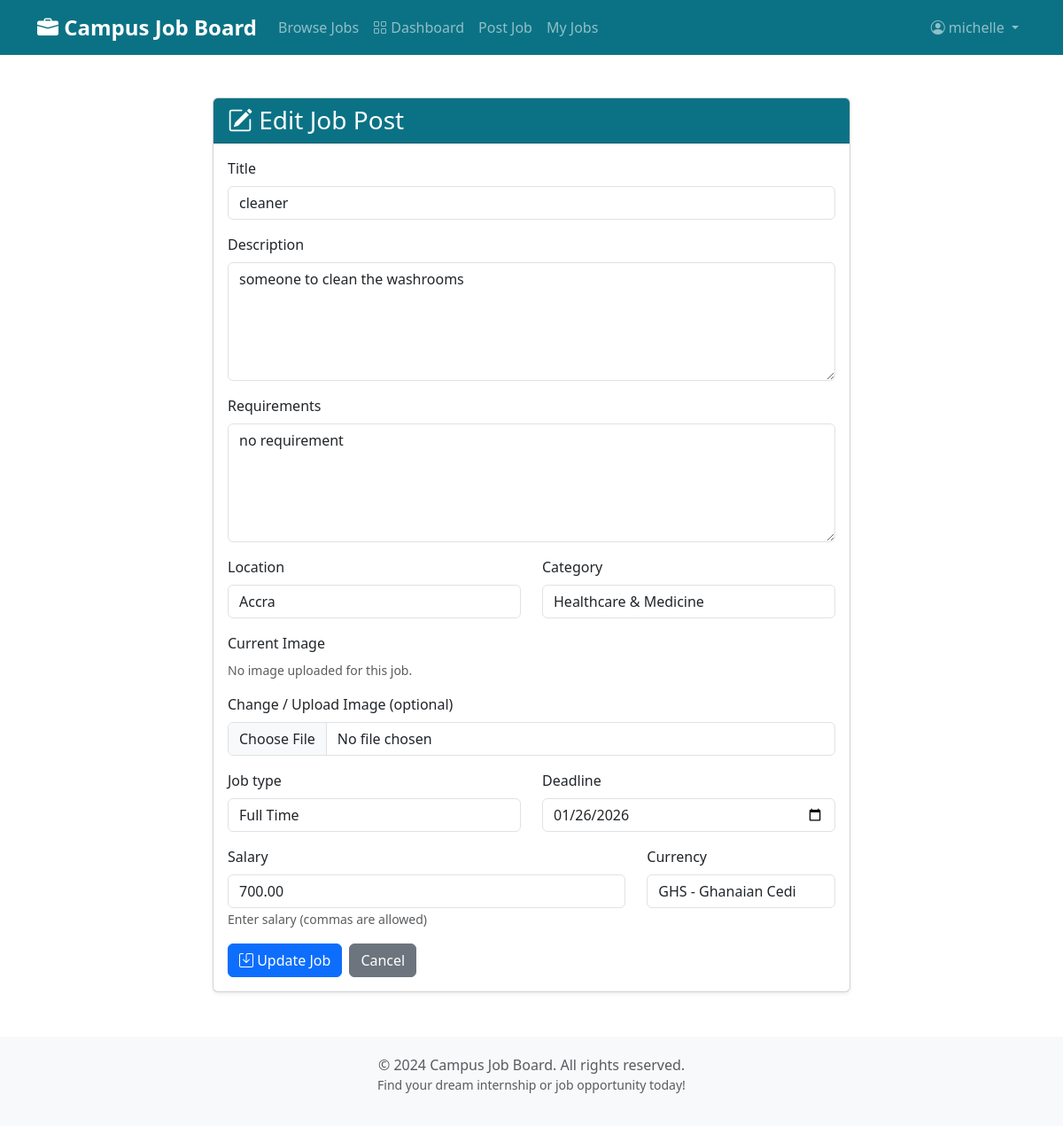
Screenshot of /job/2/edit/ (signed in) with the database file from the repository.
### users/models.py (models this page shows, shortened)
class CustomUser(AbstractUser):
    is_company = models.BooleanField(
        default=False,
        help_text="Designates whether this user is a company/employer")

### jobs/models.py (models this page shows, shortened)
class JobPost(models.Model):
    FULL_TIME = 'FT'
    PART_TIME = 'PT'
    INTERNSHIP = 'INT'
    CONTRACT = 'CON'
    JOB_TYPE_CHOICES = [
        (FULL_TIME, 'Full Time'),
        (PART_TIME, 'Part Time'),
        (INTERNSHIP, 'Internship'),
        (CONTRACT, 'Contract'),
    ]
    IT = 'IT'
    MARKETING = 'MKT'
    FINANCE = 'FIN'
    SALES = 'SLS'
    HR = 'HR'
    ENGINEERING = 'ENG'
    EDUCATION = 'EDU'
    HEALTHCARE = 'HLT'
    MEDIA = 'MED'
    LAW = 'LAW'
    CONSTRUCTION = 'CON'
    CUSTOMER_SERVICE = 'CS'
    ARCHITECTURE = 'ARC'
    ACCOUNTING = 'ACC'
    OTHER = 'OTH'
    CATEGORY_CHOICES = [
        (IT, 'IT & Software'),
        (FINANCE, 'Finance & Accounting'),
        (ACCOUNTING, 'Accounting'),
        (MARKETING, 'Marketing & Sales'),
        (SALES, 'Sales'),
        (EDUCATION, 'Education & Training'),
        (ENGINEERING, 'Engineering'),
        (ARCHITECTURE, 'Architecture'),
        (HEALTHCARE, 'Healthcare & Medicine'),
        (MEDIA, 'Media & Design'),
        (HR, 'Human Resources'),
        (LAW, 'Law & Administration'),
        (CONSTRUCTION, 'Construction & Real Estate'),
        (CUSTOMER_SERVICE, 'Customer Service'),
        (OTHER, 'Others'),
    ]
    CURRENCY_CHOICES = [
        ('USD', 'USD - US Dollar'),
        ('GHS', 'GHS - Ghanaian Cedi'),
        ('EUR', 'EUR - Euro'),
        ('GBP', 'GBP - British Pound'),
        ('NGN', 'NGN - Nigerian Naira'),
        ('KES', 'KES - Kenyan Shilling'),
        ('ZAR', 'ZAR - South African Rand'),
        ('CAD', 'CAD - Canadian Dollar'),
        ('AUD', 'AUD - Australian Dollar'),
    ]
    title = models.CharField(max_length=200)
    company = models.ForeignKey(settings.AUTH_USER_MODEL,
                                on_delete=models.CASCADE,
                                limit_choices_to={'is_company': True},
                                related_name='job_posts')
    description = models.TextField(help_text="Detailed job description")
    requirements = models.TextField(
        help_text="Required qualifications and skills")
    location = models.CharField(max_length=200)
    category = models.CharField(max_length=3,
                                choices=CATEGORY_CHOICES,
                                default=IT)
    job_type = models.CharField(max_length=3,
                                choices=JOB_TYPE_CHOICES,
                                default=FULL_TIME)
    date_posted = models.DateTimeField(default=timezone.now)
    deadline = models.DateField(help_text="Application deadline")
    salary = models.DecimalField(max_digits=10,
                                 decimal_places=2,
                                 null=True,
                                 blank=True,
                                 help_text="Salary range (optional)")
    currency = models.CharField(max_length=3,
                                choices=CURRENCY_CHOICES,
                                default='USD',
                                help_text="Currency for salary")
    image = models.ImageField(
        upload_to='job_images/',
        null=True,
        blank=True,
        help_text="Optional image for the job posting")
    is_approved = models.BooleanField(
        default=False, help_text="Whether this job post is approved by admin")
    class Meta:
        ordering = ['-date_posted']
        indexes = [
            models.Index(fields=['-date_posted']),
            models.Index(fields=['category']),
            models.Index(fields=['job_type']),
        ]

### jobs/views.py (the view)
# urls.py: path('job/<int:pk>/edit/', views.edit_job, name='edit_job'),
@login_required
def edit_job(request, pk):
    job = get_object_or_404(JobPost, pk=pk)
    if job.company != request.user and not request.user.is_superuser:
        return HttpResponseForbidden(
            "You don't have permission to edit this job.")
    if request.method == 'POST':
        form = JobPostForm(request.POST, request.FILES, instance=job, user=request.user)
        if form.is_valid():
            form.save()
            messages.success(request, 'Job updated successfully!')
            return redirect('jobs:job_detail', pk=pk)
    else:
        form = JobPostForm(instance=job, user=request.user)
    return render(request, 'jobs/edit_job.html', {'form': form, 'job': job})

### jobs/templates/jobs/edit_job.html (shortened to what this page needs)
{% extends 'base.html' %}
{% load static %}
{% block content %}
<div class="container my-5">
    <div class="row justify-content-center">
        <div class="col-md-8">
            <div class="card shadow-sm">
                <div class="card-header bg-primary text-white">
                    <h3 class="mb-0"><i class="bi bi-pencil-square"></i> Edit Job Post</h3>
                </div>
                <div class="card-body">
                    <form method="post" enctype="multipart/form-data">
                        <div class="mb-3">
                            <label for="{{ form.title.id_for_label }}" class="form-label">{{ form.title.label }}</label>
                            {{ form.title }}
                        </div>
                        <div class="mb-3">
                            <label for="{{ form.description.id_for_label }}" class="form-label">{{ form.description.label }}</label>
                            {{ form.description }}
                        </div>
                        <div class="mb-3">
                            <label for="{{ form.requirements.id_for_label }}" class="form-label">{{ form.requirements.label }}</label>
                            {{ form.requirements }}
                        </div>
                        <div class="row">
                            <div class="col-md-6 mb-3">
                                <label for="{{ form.location.id_for_label }}" class="form-label">{{ form.location.label }}</label>
                                {{ form.location }}
                            </div>
                            <div class="col-md-6 mb-3">
                                <label for="{{ form.category.id_for_label }}" class="form-label">{{ form.category.label }}</label>
                                {{ form.category }}
                            </div>
                        </div>
                        <div class="mb-3">
                            <label class="form-label">Current Image</label>
                            {% if job.image %}
                                <div class="mb-2">
                                    <img src="{{ job.image.url }}" alt="Job Image" class="img-fluid" style="max-height:200px; object-fit:cover;">
                                </div>
                            {% else %}
                                <p class="text-muted small">No image uploaded for this job.</p>
                            {% endif %}
                        </div>
                        <div class="mb-3">
                            <label for="{{ form.image.id_for_label }}" class="form-label">Change / Upload Image (optional)</label>
                            {{ form.image }}
                        </div>
                        <div class="row">
                            <div class="col-md-6 mb-3">
                                <label for="{{ form.job_type.id_for_label }}" class="form-label">{{ form.job_type.label }}</label>
                                {{ form.job_type }}
                            </div>
                            <div class="col-md-6 mb-3">
                                <label for="{{ form.deadline.id_for_label }}" class="form-label">{{ form.deadline.label }}</label>
                                {{ form.deadline }}
                            </div>
                        </div>
                        <div class="row">
                            <div class="col-md-8 mb-3">
                                <label for="{{ form.salary.id_for_label }}" class="form-label">{{ form.salary.label }}</label>
                                {{ form.salary }}
                                <small class="form-text text-muted">{{ form.salary.help_text }}</small>
                            </div>
                            <div class="col-md-4 mb-3">
                                <label for="{{ form.currency.id_for_label }}" class="form-label">{{ form.currency.label }}</label>
                                {{ form.currency }}
                            </div>
                        </div>
                        <div class="d-flex gap-2">
                            <button type="submit" class="btn btn-primary">
                                <i class="bi bi-save"></i> Update Job
                            </button>
                            <a href="{% url 'jobs:job_detail' job.pk %}" class="btn btn-secondary">Cancel</a>
                        </div>
                    </form>
                </div>
            </div>
        </div>
    </div>
</div>
{% endblock %}

### templates/base.html (shortened to what this page needs)
<!DOCTYPE html>
<html lang="en">
<head>
    <link href="https://cdn.jsdelivr.net/npm/bootstrap@5.3.0/dist/css/bootstrap.min.css" rel="stylesheet">
    <link rel="stylesheet" href="https://cdn.jsdelivr.net/npm/bootstrap-icons@1.10.0/font/bootstrap-icons.css">
</head>
<body>
    <nav class="navbar navbar-expand-lg navbar-dark bg-primary">
        <div class="container">
            <a class="navbar-brand" href="{% url 'jobs:job_list' %}">
                <i class="bi bi-briefcase-fill"></i> Campus Job Board
            </a>
            <div class="collapse navbar-collapse" id="navbarNav">
                <ul class="navbar-nav me-auto">
                    <li class="nav-item">
                        <a class="nav-link" href="{% url 'jobs:job_list' %}">Browse Jobs</a>
                    </li>
                    {% if user.is_authenticated %}
                    {% if user.is_superuser %}
                    <li class="nav-item">
                        <a class="nav-link" href="{% url 'jobs:admin_dashboard' %}">
                            <i class="bi bi-speedometer2"></i> Admin Dashboard
                        </a>
                    </li>
                    {% elif user.is_company %}
                    <li class="nav-item">
                        <a class="nav-link" href="{% url 'jobs:company_dashboard' %}">
                            <i class="bi bi-grid"></i> Dashboard
                        </a>
                    </li>
                    <li class="nav-item">
                        <a class="nav-link" href="{% url 'jobs:create_job' %}">Post Job</a>
                    </li>
                    <li class="nav-item">
                        <a class="nav-link" href="{% url 'jobs:my_jobs' %}">My Jobs</a>
                    </li>
                    {% endif %}
                    {% endif %}
                </ul>
                <ul class="navbar-nav">
                    {% if user.is_authenticated %}
                    <li class="nav-item dropdown">
                        <a class="nav-link dropdown-toggle" href="#" role="button" data-bs-toggle="dropdown">
                            <i class="bi bi-person-circle"></i> {{ user.username }}
                        </a>
                    </li>
                    {% endif %}
                </ul>
            </div>
        </div>
    </nav>
    <main class="container my-5">
        {% block content %}
        {% endblock %}
    </main>
    <footer class="text-center text-muted">
        <div class="container">
            <p class="mb-0">&copy; 2024 Campus Job Board. All rights reserved.</p>
            <p class="small">Find your dream internship or job opportunity today!</p>
        </div>
    </footer>
</body>
</html>

### templates/base.html (style rules this page uses)
:root { --bs-primary: #0b7285; --bs-primary-rgb: 11,114,133; }
.navbar-brand { font-weight: bold; font-size: 1.5rem; }
footer { margin-top: 50px; padding: 20px 0; background-color: #f8f9fa; }

### rows the page displays
CustomUser: username "michelle"
JobPost: title "cleaner", description "someone to clean the washrooms", requirements "no requirement", location "Accra", category "Healthcare & Medicine", job_type "Full Time", deadline "01/26/2026", salary "700.00", currency "GHS - Ghanaian Cedi"
